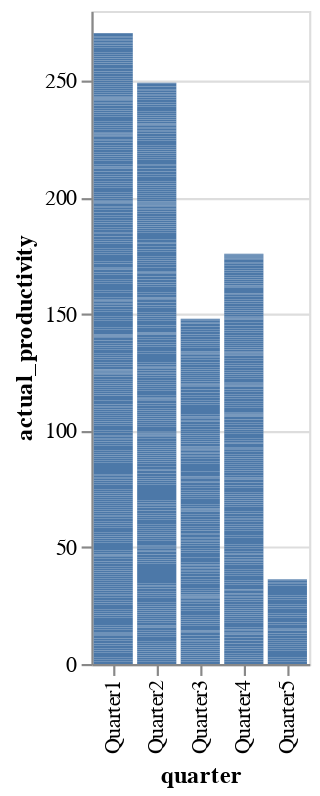

Notebook code for this chart:
### Markdown cell above
The Sewing department on average has the highest number of employees.

### Code cell
import altair as alt
import pandas as pd
#Select a dataset
data = pd.read_csv("gar_data.csv")
#create a data dashboard using Altair
#Let’s start by looking at the average number of workers per department 
alt.Chart(data).mark_bar().encode(
    y='actual_productivity',
    x='quarter'
)

### Figure 1 — Vega-Lite specification as saved in the notebook (floating-point values rounded to 4 significant figures; data arrays with more than 128 entries replaced by an {"elided": "..."} marker saying what was removed)
{"config": {"view": {"continuousWidth": 400, "continuousHeight": 300}}, "data": {"name": "data-ab4b382272822498bc1c154d80edb0fe"}, "mark": "bar", "encoding": {"x": {"type": "nominal", "field": "quarter"}, "y": {"type": "quantitative", "field": "actual_productivity"}}, "$schema": "https://vega.github.io/schema/vega-lite/v4.8.1.json", "datasets": {"data-ab4b382272822498bc1c154d80edb0fe": {"elided": "1197 records"}}}
